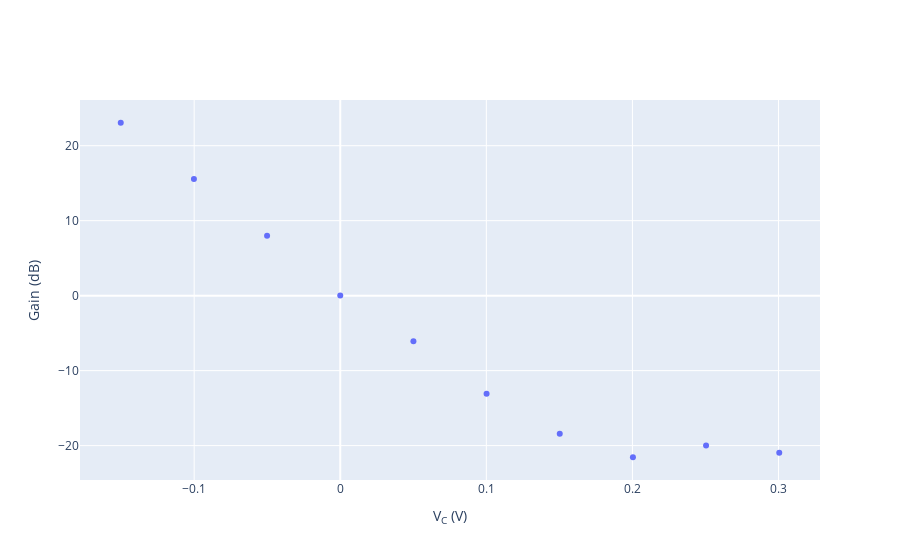

Notebook source saved alongside this figure:
### Markdown cell above
### VCA gain characterization

### Code cell
import numpy as np 
import plotly.graph_objs as go 
 
v_a = np.array([5.4, 4.5, 3.6, 2.7, 1.8, 0.9, 0, -0.9, -1.8, -2.7])  
v_IN = np.array([5.7,5.48,5.5,5.5,3.61,3.63,3.62,1.96,1.8,1.7]) 
v_OUT = np.array([0.51,0.55,0.46,0.66,0.8,1.8,3.63,4.91,10.81,24.18]) 
 
v_C = 3.3/(56 + 3.3)*v_a # Eq. (5.2) 
gain = 20*np.log10(v_OUT/v_IN) # Eq. (5.3) 
 
fig = go.Figure() 
fig.add_trace(go.Scatter(x=v_C, y=gain, mode='markers', name='Measured gain')) 
fig.update_layout(xaxis_title='V<sub>C</sub> (V)', yaxis_title='Gain (dB)')

### Figure 1 — Plotly figure (JSON) as saved in the notebook; plotly's stock layout.template omitted (floating-point values rounded to 4 significant figures)
{"data": [{"mode": "markers", "name": "Measured gain", "type": "scatter", "x": [0.3005, 0.2504, 0.2003, 0.1503, 0.1002, 0.05008, 0, -0.05008, -0.1002, -0.1503], "y": [-20.97, -19.97, -21.55, -18.42, -13.09, -6.093, 0.02396, 7.977, 15.57, 23.06]}], "layout": {"xaxis": {"title": {"text": "V<sub>C</sub> (V)"}}, "yaxis": {"title": {"text": "Gain (dB)"}}}}
